Frame 1 (no input): blank canvas, image omitted
Frame 60 (no input): blank canvas, image omitted
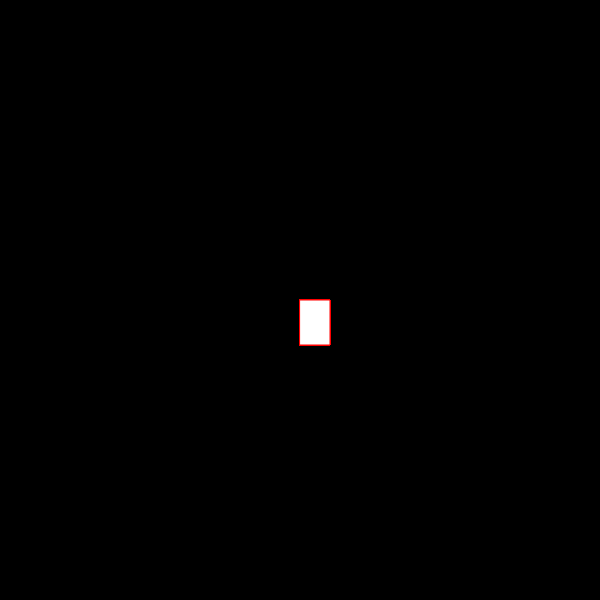
Frame 120 (the mouse pressed at the canvas centre since frame 60)

The p5.js sketch whose frames 1 and 60 were blank and that drew this single picture after the mouse press (run headless with seeded random() and noise() and a simulated clock; from frame 60 on, the mouse is pressed at the canvas centre):

// p5.js sketch
// ── sketch.js
function setup() {
    createCanvas(600, 600);
    background("black");
  }
  
  function draw() {
    
    
    stroke ("red");
    fill ("white");
    
    //console.log(mouseIsPressed);
    
    if(mouseIsPressed) {
      rect( mouseX, mouseY, 30, 45);
    }
    
  }
